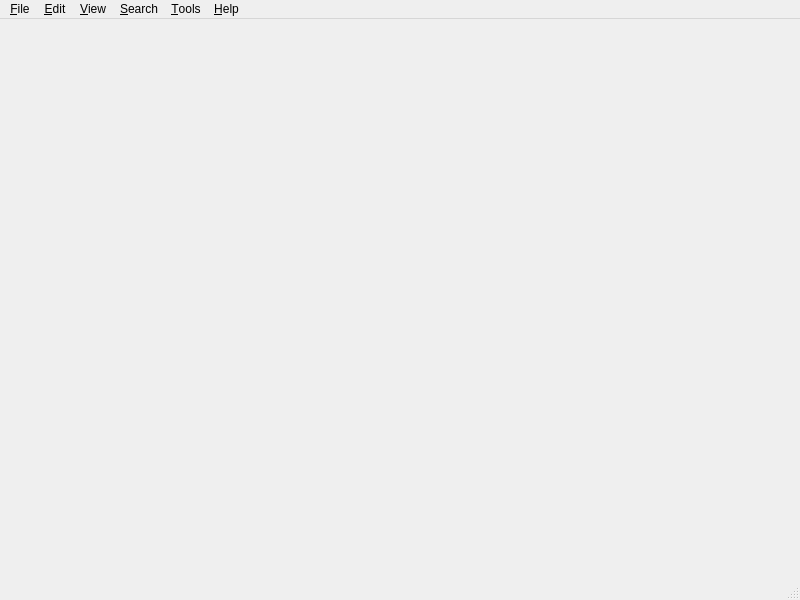
<?xml version="1.0" encoding="UTF-8"?>
<ui version="4.0">
 <class>SoulNote</class>
 <widget class="QMainWindow" name="SoulNote">
  <property name="geometry">
   <rect>
    <x>0</x>
    <y>0</y>
    <width>800</width>
    <height>600</height>
   </rect>
  </property>
  <property name="mouseTracking">
   <bool>true</bool>
  </property>
  <property name="windowTitle">
   <string>Unsaved Document - SoulNote</string>
  </property>
  <property name="styleSheet">
   <string notr="true">QMainWindow{
border-radius:10px;
}</string>
  </property>
  <property name="iconSize">
   <size>
    <width>48</width>
    <height>48</height>
   </size>
  </property>
  <property name="documentMode">
   <bool>true</bool>
  </property>
  <property name="unifiedTitleAndToolBarOnMac">
   <bool>true</bool>
  </property>
  <widget class="QWidget" name="centralwidget">
   <property name="mouseTracking">
    <bool>true</bool>
   </property>
   <property name="acceptDrops">
    <bool>true</bool>
   </property>
   <property name="styleSheet">
    <string notr="true">/*QWidget {
	border-bottom-right-radius:10px;
	border-bottom-left-radius:10px;
	border-top-right-radius:10px;
	border-top-left-radius:10px;
}*/</string>
   </property>
  </widget>
  <widget class="QMenuBar" name="menubar">
   <property name="geometry">
    <rect>
     <x>0</x>
     <y>0</y>
     <width>800</width>
     <height>22</height>
    </rect>
   </property>
   <property name="mouseTracking">
    <bool>false</bool>
   </property>
   <property name="styleSheet">
    <string notr="true">QMenuBar {
padding-bottom:10px;
}</string>
   </property>
   <property name="defaultUp">
    <bool>false</bool>
   </property>
   <property name="nativeMenuBar">
    <bool>true</bool>
   </property>
   <widget class="QMenu" name="menu_File">
    <property name="title">
     <string>&amp;File</string>
    </property>
    <property name="separatorsCollapsible">
     <bool>false</bool>
    </property>
    <addaction name="action_New"/>
    <addaction name="action_Open"/>
    <addaction name="action_Save"/>
    <addaction name="actionSave_As"/>
    <addaction name="separator"/>
    <addaction name="action_Print"/>
    <addaction name="actionPage_Se_tup"/>
    <addaction name="actionP_rinter_Setup"/>
    <addaction name="actionE_exit"/>
    <addaction name="actionPrint_Preview"/>
   </widget>
   <widget class="QMenu" name="menuEdit">
    <property name="title">
     <string>&amp;Edit</string>
    </property>
    <addaction name="action_Undo"/>
    <addaction name="action_Redo"/>
    <addaction name="separator"/>
    <addaction name="actionCu_t"/>
    <addaction name="action_Copy"/>
    <addaction name="action_Paste"/>
    <addaction name="action_Delete"/>
    <addaction name="separator"/>
    <addaction name="actionSelect_All"/>
    <addaction name="separator"/>
    <addaction name="actionInsert_Time_and_Date"/>
    <addaction name="separator"/>
    <addaction name="actionPr_eferences"/>
   </widget>
   <widget class="QMenu" name="menu_View">
    <property name="title">
     <string>&amp;View</string>
    </property>
    <addaction name="action_Statusbar"/>
    <addaction name="separator"/>
    <addaction name="action_Fullscreen"/>
   </widget>
   <widget class="QMenu" name="menu_Search">
    <property name="title">
     <string>&amp;Search</string>
    </property>
    <addaction name="action_Find"/>
    <addaction name="actionFind_Next"/>
    <addaction name="actionFind_Pre_vious"/>
    <addaction name="separator"/>
    <addaction name="action_Replace"/>
    <addaction name="separator"/>
    <addaction name="action_Clear_Highlight"/>
    <addaction name="separator"/>
    <addaction name="actionGoto_Line"/>
   </widget>
   <widget class="QMenu" name="menu_Tools">
    <property name="title">
     <string>&amp;Tools</string>
    </property>
    <addaction name="action_Check_Spelling"/>
    <addaction name="actionAutocheck"/>
    <addaction name="separator"/>
    <addaction name="action_Document_Statistics"/>
   </widget>
   <widget class="QMenu" name="menu_Help">
    <property name="title">
     <string>&amp;Help</string>
    </property>
    <addaction name="action_Contents"/>
    <addaction name="separator"/>
    <addaction name="actionGet_Help_Online"/>
    <addaction name="actionReport_a_Problem"/>
    <addaction name="separator"/>
    <addaction name="actionAbout_Qt"/>
    <addaction name="action_About"/>
   </widget>
   <addaction name="menu_File"/>
   <addaction name="menuEdit"/>
   <addaction name="menu_View"/>
   <addaction name="menu_Search"/>
   <addaction name="menu_Tools"/>
   <addaction name="menu_Help"/>
  </widget>
  <widget class="QStatusBar" name="statusbar"/>
  <action name="action_New">
   <property name="text">
    <string>&amp;New</string>
   </property>
   <property name="statusTip">
    <string>Create a new file</string>
   </property>
   <property name="shortcut">
    <string>Ctrl+N</string>
   </property>
  </action>
  <action name="action_Open">
   <property name="text">
    <string>&amp;Open</string>
   </property>
   <property name="statusTip">
    <string>Open an existing file</string>
   </property>
   <property name="shortcut">
    <string>Ctrl+O</string>
   </property>
  </action>
  <action name="action_Save">
   <property name="text">
    <string>&amp;Save</string>
   </property>
   <property name="statusTip">
    <string>Save the document to disk</string>
   </property>
   <property name="shortcut">
    <string>Ctrl+S</string>
   </property>
  </action>
  <action name="actionSave_As">
   <property name="text">
    <string>Save As</string>
   </property>
   <property name="statusTip">
    <string>Save the document under a new name</string>
   </property>
   <property name="shortcut">
    <string>Ctrl+Shift+S</string>
   </property>
  </action>
  <action name="action_Print">
   <property name="text">
    <string>&amp;Print</string>
   </property>
  </action>
  <action name="actionPage_Se_tup">
   <property name="text">
    <string>Page Se&amp;tup</string>
   </property>
  </action>
  <action name="actionP_rinter_Setup">
   <property name="text">
    <string>P&amp;rinter Setup</string>
   </property>
  </action>
  <action name="actionE_exit">
   <property name="text">
    <string>E&amp;xit</string>
   </property>
   <property name="shortcut">
    <string>Ctrl+Q</string>
   </property>
   <property name="visible">
    <bool>false</bool>
   </property>
  </action>
  <action name="action_Undo">
   <property name="enabled">
    <bool>false</bool>
   </property>
   <property name="text">
    <string>&amp;Undo</string>
   </property>
   <property name="shortcut">
    <string>Ctrl+Z</string>
   </property>
  </action>
  <action name="actionCu_t">
   <property name="enabled">
    <bool>false</bool>
   </property>
   <property name="text">
    <string>Cu&amp;t</string>
   </property>
   <property name="shortcut">
    <string>Ctrl+X</string>
   </property>
  </action>
  <action name="action_Copy">
   <property name="enabled">
    <bool>false</bool>
   </property>
   <property name="text">
    <string>&amp;Copy</string>
   </property>
   <property name="shortcut">
    <string>Ctrl+C</string>
   </property>
  </action>
  <action name="action_Paste">
   <property name="text">
    <string>&amp;Paste</string>
   </property>
   <property name="shortcut">
    <string>Ctrl+V</string>
   </property>
  </action>
  <action name="action_Delete">
   <property name="text">
    <string>&amp;Delete</string>
   </property>
  </action>
  <action name="actionSelect_All">
   <property name="text">
    <string>Select &amp;All</string>
   </property>
   <property name="shortcut">
    <string>Ctrl+A</string>
   </property>
  </action>
  <action name="actionInsert_Time_and_Date">
   <property name="text">
    <string>Insert Date and &amp;Time</string>
   </property>
  </action>
  <action name="actionWord_Wraping">
   <property name="checkable">
    <bool>true</bool>
   </property>
   <property name="text">
    <string>Word &amp;Wraping</string>
   </property>
  </action>
  <action name="action_Toobar">
   <property name="text">
    <string>&amp;Toobar</string>
   </property>
  </action>
  <action name="action_Statusbar">
   <property name="checkable">
    <bool>true</bool>
   </property>
   <property name="checked">
    <bool>true</bool>
   </property>
   <property name="text">
    <string>&amp;Statusbar</string>
   </property>
  </action>
  <action name="action_Fullscreen">
   <property name="checkable">
    <bool>true</bool>
   </property>
   <property name="text">
    <string>&amp;Fullscreen</string>
   </property>
   <property name="shortcut">
    <string>F11</string>
   </property>
  </action>
  <action name="action_Find">
   <property name="text">
    <string>&amp;Find</string>
   </property>
   <property name="shortcut">
    <string>Ctrl+F</string>
   </property>
  </action>
  <action name="actionFind_Next">
   <property name="text">
    <string>Find Ne&amp;xt</string>
   </property>
   <property name="shortcut">
    <string>Ctrl+G</string>
   </property>
  </action>
  <action name="actionFind_Pre_vious">
   <property name="text">
    <string>Find Pre&amp;vious</string>
   </property>
   <property name="shortcut">
    <string>Ctrl+Shift+G</string>
   </property>
  </action>
  <action name="action_Replace">
   <property name="text">
    <string>&amp;Replace ...</string>
   </property>
   <property name="shortcut">
    <string>Ctrl+H</string>
   </property>
  </action>
  <action name="action_Clear_Highlight">
   <property name="text">
    <string>&amp;Clear Highlight</string>
   </property>
   <property name="shortcut">
    <string>Ctrl+Shift+K</string>
   </property>
  </action>
  <action name="actionGoto_Line">
   <property name="text">
    <string>Goto &amp;Line</string>
   </property>
   <property name="shortcut">
    <string>Ctrl+I</string>
   </property>
  </action>
  <action name="action_Check_Spelling">
   <property name="text">
    <string>&amp;Check Spelling ...</string>
   </property>
   <property name="shortcut">
    <string>Shift+F7</string>
   </property>
  </action>
  <action name="actionAutocheck">
   <property name="checkable">
    <bool>true</bool>
   </property>
   <property name="checked">
    <bool>true</bool>
   </property>
   <property name="text">
    <string>Autocheck Spelling</string>
   </property>
  </action>
  <action name="action_Document_Statistics">
   <property name="text">
    <string>&amp;Document Statistics</string>
   </property>
  </action>
  <action name="action_Contents">
   <property name="text">
    <string>&amp;Contents</string>
   </property>
   <property name="shortcut">
    <string>F1</string>
   </property>
  </action>
  <action name="actionGet_Help_Online">
   <property name="text">
    <string>Get Help Online ...</string>
   </property>
  </action>
  <action name="actionReport_a_Problem">
   <property name="text">
    <string>Report a Problem</string>
   </property>
  </action>
  <action name="action_About">
   <property name="text">
    <string>&amp;About</string>
   </property>
   <property name="statusTip">
    <string>Show the application's About box</string>
   </property>
  </action>
  <action name="actionAbout_Qt">
   <property name="text">
    <string>About &amp;Qt</string>
   </property>
   <property name="statusTip">
    <string>Show the Qt library's About box</string>
   </property>
  </action>
  <action name="action_Redo">
   <property name="enabled">
    <bool>false</bool>
   </property>
   <property name="text">
    <string>&amp;Redo</string>
   </property>
   <property name="shortcut">
    <string>Ctrl+Shift+Z</string>
   </property>
  </action>
  <action name="actionPrint_Preview">
   <property name="text">
    <string>Print Preview</string>
   </property>
  </action>
  <action name="actionPr_eferences">
   <property name="text">
    <string>Pr&amp;eferences</string>
   </property>
  </action>
  <action name="action">
   <property name="text">
    <string>_</string>
   </property>
  </action>
 </widget>
 <resources/>
 <connections>
  <connection>
   <sender>action_Statusbar</sender>
   <signal>triggered(bool)</signal>
   <receiver>statusbar</receiver>
   <slot>setVisible(bool)</slot>
   <hints>
    <hint type="sourcelabel">
     <x>-1</x>
     <y>-1</y>
    </hint>
    <hint type="destinationlabel">
     <x>399</x>
     <y>588</y>
    </hint>
   </hints>
  </connection>
 </connections>
</ui>
